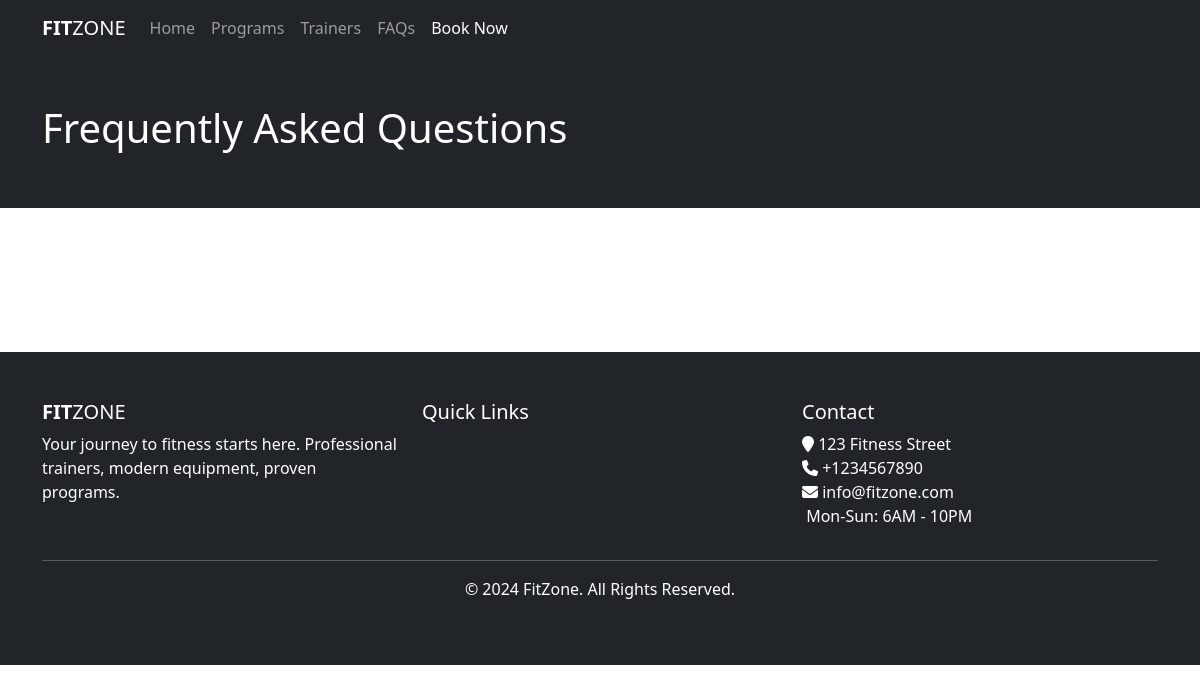
/faqs/, run on an earlier commit of the app's database.
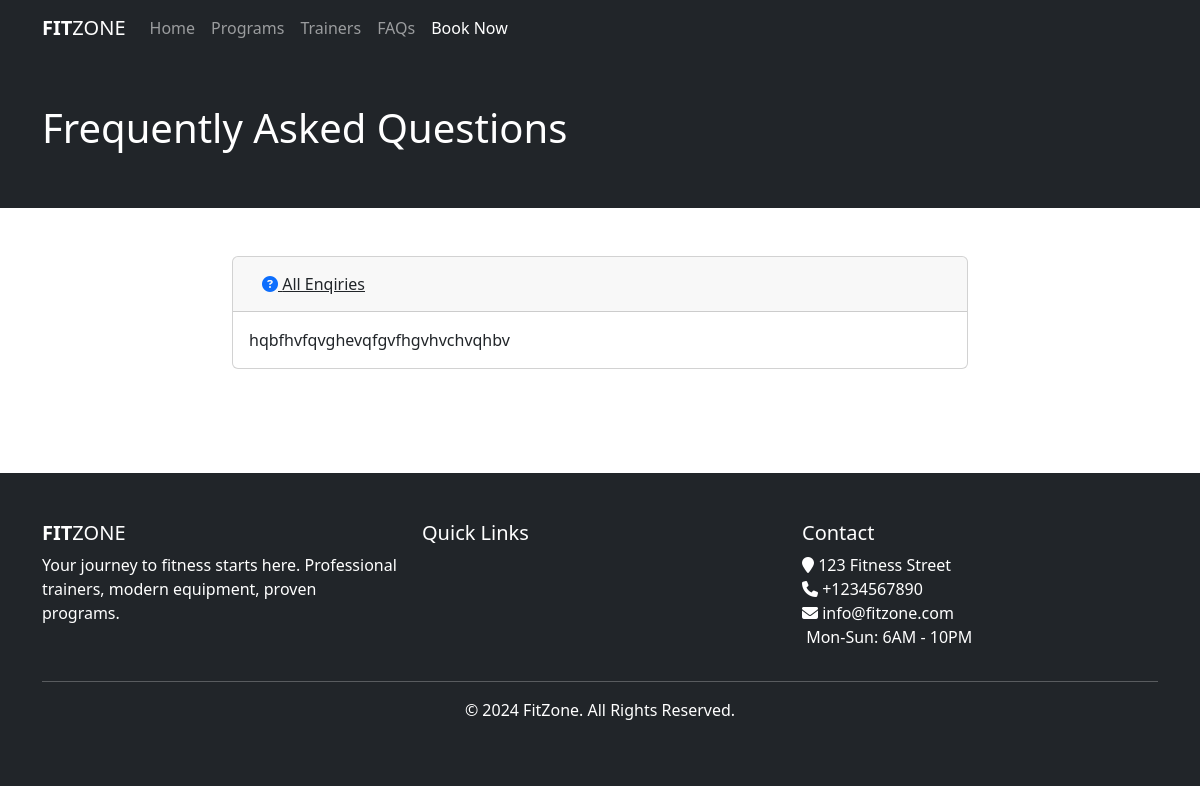
And on a later commit of the database.
### gym/models.py (models this page shows, shortened)
class Faq(models.Model):
    question = models.CharField(max_length=120)
    answer = models.TextField()

### gym/views.py (the view)
# urls.py: path('faqs/',views.FaqsView.as_view(),name="faqs"),
class FaqsView(ListView):
    template_name="gym/faqs.html"
    queryset=Faq.objects.all()

### templates/gym/faqs.html
{% extends 'base.html' %}
{% block maincontent %}
<div class="inner-banner bg-dark text-white py-5">
    <div class="container">
        <h1>Frequently Asked Questions</h1>
    </div>
</div>
<div class="main-content py-5">
    <div class="container">
        <div class="row justify-content-center">
            <div class="col-md-8">
                <div class="accordion" id="faqAccordion">
                    {% for faq in object_list %}
                    <div class="card mb-2">
                        <div class="card-header" id="heading{{ forloop.counter }}">
                            <h5 class="mb-0">
                                <button class="btn btn-link text-dark" type="button" data-toggle="collapse"
                                        data-target="#collapse{{ forloop.counter }}">
                                    <i class="fa fa-question-circle text-primary"></i> {{ faq.question }}
                                </button>
                            </h5>
                        </div>
                        <div id="collapse{{ forloop.counter }}" class="collapse {% if forloop.first %}show{% endif %}"
                             data-parent="#faqAccordion">
                            <div class="card-body">
                                {{ faq.answer }}
                            </div>
                        </div>
                    </div>
                    {% endfor %}
                </div>
            </div>
        </div>
    </div>
</div>
{% endblock %}

What changed in the data, as far as the page shows it:
added Faq: question "All Enqiries", answer "hqbfhvfqvghevqfgvfhgvhvchvqhbv"
